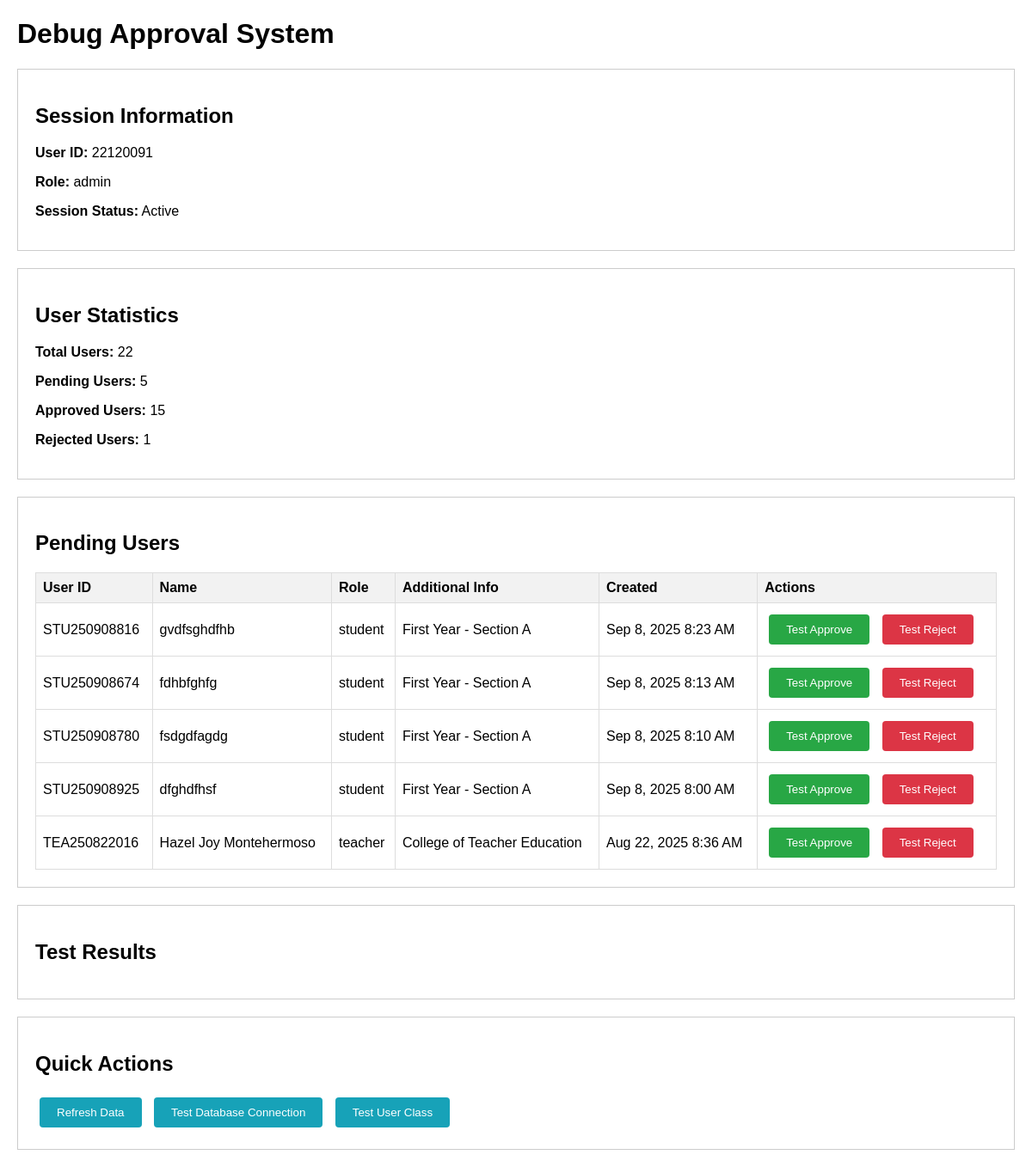
The page /debug_approval.php (signed in) on the database its author committed.
### tables this page shows
CREATE TABLE `users` (
  `id` int NOT NULL AUTO_INCREMENT,
  `user_id` varchar(20) NOT NULL,
  `full_name` varchar(100) NOT NULL,
  `email` varchar(100) DEFAULT NULL,
  `password_hash` varchar(255) NOT NULL,
  `role` enum('admin','teacher','student') NOT NULL,
  `status` enum('pending','approved','rejected','suspended') DEFAULT 'pending',
  `email_verified` tinyint(1) DEFAULT '0',
  `verification_token` varchar(100) DEFAULT NULL,
  `reset_token` varchar(100) DEFAULT NULL,
  `reset_token_expires` datetime DEFAULT NULL,
  `created_at` timestamp NULL DEFAULT CURRENT_TIMESTAMP,
  `updated_at` timestamp NULL DEFAULT CURRENT_TIMESTAMP ON UPDATE CURRENT_TIMESTAMP,
  PRIMARY KEY (`id`),
  UNIQUE KEY `user_id` (`user_id`),
  UNIQUE KEY `email` (`email`)
);

### config/database.php (called while the page is built, shortened)
<?php
class Database {
    private $host = DB_HOST;
    private $user = DB_USER;
    private $pass = DB_PASS;
    private $dbname = DB_NAME;
    private $dbh;
    private $stmt;
    public function __construct() {
        $dsn = 'mysql:host=' . $this->host . ';dbname=' . $this->dbname;
        $options = array(
            PDO::ATTR_PERSISTENT => true,
            PDO::ATTR_ERRMODE => PDO::ERRMODE_EXCEPTION
        );
        try {
            $this->dbh = new PDO($dsn, $this->user, $this->pass, $options);
        } catch(PDOException $e) {
            $this->error = $e->getMessage();
            throw new Exception("Database connection failed: " . $e->getMessage());
        }
    }
    public function query($query) {
        $this->stmt = $this->dbh->prepare($query);
    }
    public function execute() {
        return $this->stmt->execute();
    }
    public function resultset() {
        $this->execute();
        return $this->stmt->fetchAll(PDO::FETCH_ASSOC);
    }
}

### debug_approval.php (the view, shortened to what this page needs)
<?php
require_once __DIR__ . '/../config/database.php';
try {
    $db = new Database();
    $db->query('SELECT u.*,
                       CASE
                           WHEN u.role = "teacher" THEN t.department
                           WHEN u.role = "student" THEN CONCAT(s.year_level, " - Section ", s.section)
                           ELSE NULL
                       END as additional_info,
                       CASE
                           WHEN u.role = "teacher" THEN t.teacher_id
                           WHEN u.role = "student" THEN s.student_id
                           ELSE NULL
                       END as role_id
                FROM users u
                LEFT JOIN teachers t ON u.user_id = t.user_id
                LEFT JOIN students s ON u.user_id = s.user_id
                WHERE u.role != "admin"
                ORDER BY u.created_at DESC');
    $all_users = $db->resultset();
    $pending_users = array_filter($all_users, function($u) { return $u['status'] === 'pending'; });
    $approved_users = array_filter($all_users, function($u) { return $u['status'] === 'approved'; });
    $rejected_users = array_filter($all_users, function($u) { return $u['status'] === 'rejected'; });
} catch (Exception $e) {
    $error_message = "Error loading users: " . $e->getMessage();
    $all_users = [];
    $pending_users = [];
    $approved_users = [];
    $rejected_users = [];
}
?>
<!DOCTYPE html>
<html lang="en">
<head>
</head>
<body>
    <h1>Debug Approval System</h1>
    <div class="debug-section">
        <h2>Session Information</h2>
        <p><strong>User ID:</strong> <?php echo htmlspecialchars($_SESSION['user_id'] ?? 'Not set'); ?></p>
        <p><strong>Role:</strong> <?php echo htmlspecialchars($_SESSION['role'] ?? 'Not set'); ?></p>
        <p><strong>Session Status:</strong> <?php echo session_status() === PHP_SESSION_ACTIVE ? 'Active' : 'Inactive'; ?></p>
    </div>
    <div class="debug-section">
        <h2>User Statistics</h2>
        <p><strong>Total Users:</strong> <?php echo count($all_users); ?></p>
        <p><strong>Pending Users:</strong> <?php echo count($pending_users); ?></p>
        <p><strong>Approved Users:</strong> <?php echo count($approved_users); ?></p>
        <p><strong>Rejected Users:</strong> <?php echo count($rejected_users); ?></p>
    </div>
    <div class="debug-section">
        <h2>Pending Users</h2>
        <?php if (!empty($pending_users)): ?>
            <table>
                <thead>
                    <tr>
                        <th>User ID</th>
                        <th>Name</th>
                        <th>Role</th>
                        <th>Additional Info</th>
                        <th>Created</th>
                        <th>Actions</th>
                    </tr>
                </thead>
                <tbody>
                    <?php foreach ($pending_users as $pending_user): ?>
                        <tr>
                            <td><?php echo htmlspecialchars($pending_user['user_id']); ?></td>
                            <td><?php echo htmlspecialchars($pending_user['full_name']); ?></td>
                            <td><?php echo htmlspecialchars($pending_user['role']); ?></td>
                            <td><?php echo htmlspecialchars($pending_user['additional_info'] ?? ''); ?></td>
                            <td><?php echo date('M j, Y g:i A', strtotime($pending_user['created_at'])); ?></td>
                            <td>
                                <button class="btn btn-success" onclick="testApproval('<?php echo $pending_user['user_id']; ?>')">Test Approve</button>
                                <button class="btn btn-danger" onclick="testRejection('<?php echo $pending_user['user_id']; ?>')">Test Reject</button>
                            </td>
                        </tr>
                    <?php endforeach; ?>
                </tbody>
            </table>
        <?php else: ?>
            <p>No pending users found.</p>
        <?php endif; ?>
    </div>
    <div class="debug-section">
        <h2>Test Results</h2>
    </div>
    <div class="debug-section">
        <h2>Quick Actions</h2>
        <button class="btn btn-info" onclick="refreshData()">Refresh Data</button>
        <button class="btn btn-info" onclick="testConnection()">Test Database Connection</button>
        <button class="btn btn-info" onclick="testUserClass()">Test User Class</button>
    </div>
</body>
</html>

### debug_approval.php (style rules this page uses)
body { font-family: Arial, sans-serif; margin: 20px; }
.debug-section { margin: 20px 0; padding: 20px; border: 1px solid #ccc; }
.btn { padding: 10px 20px; margin: 5px; cursor: pointer; border: none; border-radius: 4px; }
.btn-success { background: #28a745; color: white; }
.btn-danger { background: #dc3545; color: white; }
.btn-info { background: #17a2b8; color: white; }
table { border-collapse: collapse; width: 100%; }
th, td { border: 1px solid #ddd; padding: 8px; text-align: left; }
th { background-color: #f2f2f2; }

### rows shown on the page
users: user "STU250908816", full_name "gvdfsghdfhb", role "student", additional_info "First Year - Section A", created_at "Sep 8, 2025 8:23 AM"
users: user "STU250908674", full_name "fdhbfghfg", role "student", additional_info "First Year - Section A", created_at "Sep 8, 2025 8:13 AM"
users: user "STU250908780", full_name "fsdgdfagdg", role "student", additional_info "First Year - Section A", created_at "Sep 8, 2025 8:10 AM"
users: user "STU250908925", full_name "dfghdfhsf", role "student", additional_info "First Year - Section A", created_at "Sep 8, 2025 8:00 AM"
users: user "TEA250822016", full_name "Hazel Joy Montehermoso", role "teacher", additional_info "College of Teacher Education", created_at "Aug 22, 2025 8:36 AM"

### other values the page prints
$_SESSION['user_id'] "22120091"
$_SESSION['role'] "admin"
count($all_users) "22"
count($pending_users) "5"
count($approved_users) "15"
count($rejected_users) "1"
